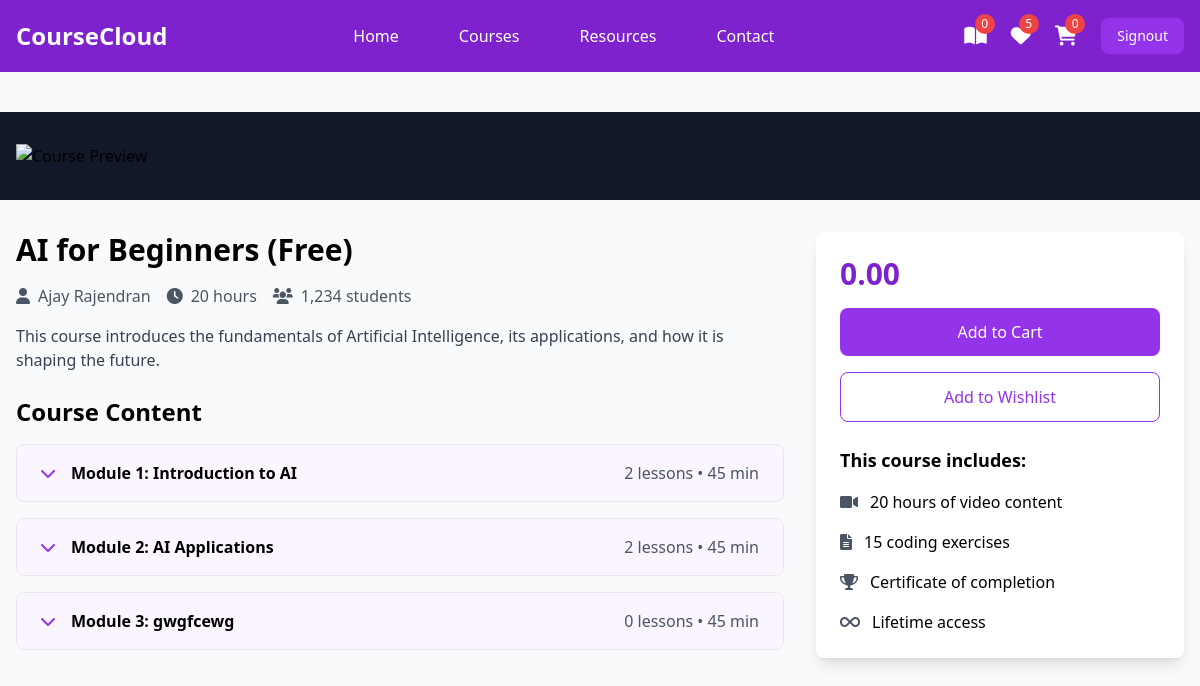
The page /student/courses/detail/5/ (signed in) on the database its author committed.
### instructor/models.py (models this page shows, shortened)
class User(AbstractUser):
    ROLE_CHOICES =(
        ("instructor","Instructor"),
        ("student","Student")
    )
    role=models.CharField(max_length=20,choices=ROLE_CHOICES,default="student")

class Course(models.Model):
    title=models.CharField(max_length=200)
    description=models.TextField()
    price=models.DecimalField(decimal_places=2,max_digits=7)
    owner=models.ForeignKey(User,on_delete=models.SET_NULL,related_name="courses",null=True)
    is_free=models.BooleanField(default=False)
    picture=models.ImageField(upload_to="courseimages",null=True,blank=True,default="courseimages/default.png")
    thumbnail=EmbedVideoField()
    category_objects=models.ManyToManyField(Category)
    created_at=models.DateTimeField(auto_now_add=True)
    updated_at=models.DateTimeField(auto_now=True)

class Module(models.Model):
    title=models.CharField(max_length=200)
    course_object=models.ForeignKey(Course,on_delete=models.CASCADE,related_name="modules")
    order=models.PositiveIntegerField()

### student/views.py (the view)
# urls.py: path('courses/detail/<int:pk>/',views.CourseDetailView.as_view(),name="course-detail"),
@method_decorator(signin_required,name="dispatch")
class CourseDetailView(View):
    def get(self,request,*args,**kwargs):
        id=kwargs.get("pk")
        course_instance=Course.objects.get(id=id)
        return render(request,"course_detail.html",{"course":course_instance})

### student/context_processors.py (called while the page is built)
def course_context(request):
    count=0
    if request.user.is_authenticated:
        orders=request.user.purchase.filter(is_paid=True)
        count = len([c for o in orders for c in o.course_objects.all()])
    return {"count":count}

### student/templates/course_detail.html (shortened to what this page needs)
{%extends 'base.html'%}
{%load embed_video_tags%}
{%block main_block%}
<div class="pt-10">
    <div class="bg-gray-900 w-full">
        <div class="max-w-screen-xl mx-auto px-4 py-8">
            <div class="aspect-w-16 aspect-h-9">
                <img src="" alt="Course Preview" class="w-full max-h-[600px] object-cover object-center">
            </div>
        </div>
    </div>
    <div class="max-w-screen-xl mx-auto px-4 py-8 grid grid-cols-1 lg:grid-cols-3 gap-8">
        <div class="lg:col-span-2">
            <h1 class="text-3xl font-bold mb-4">{{course.title}}</h1>
            <div class="flex items-center mb-4 text-gray-600">
                <span class="mr-4"><i class="fas fa-user mr-2"></i>{{course.owner.first_name}} {{course.owner.last_name}}</span>
                <span class="mr-4"><i class="fas fa-clock mr-2"></i>20 hours</span>
                <span><i class="fas fa-users mr-2"></i>1,234 students</span>
            </div>
            <p class="text-gray-700 mb-6">{{course.description}}</p>
            <div class="space-y-4">
                <h2 class="text-2xl font-bold mb-4">Course Content</h2>
                {%for module in course.modules.all%}
                <div class="border rounded-lg overflow-hidden">
                    <button class="w-full px-6 py-4 bg-purple-50 hover:bg-purple-100 flex items-center justify-between" onclick="toggleModule('module{{forloop.counter}}')">
                        <div class="flex items-center">
                            <i class="fas fa-chevron-down mr-4 text-purple-600"></i>
                            <span class="font-semibold">Module {{forloop.counter}}: {{module.title}}</span>
                        </div>
                        <span class="text-gray-600">{{module.lessons.all.count}} lessons • 45 min</span>
                    </button>
                </div>
                {%endfor%}
            </div>
        </div>
        <div class="lg:col-span-1">
            <div class="bg-white p-6 rounded-lg shadow-lg sticky top-24">
                <div class="text-3xl font-bold mb-4 text-purple-700">{{course.price}}</div>
                <a href="{%url 'add-to-cart' course.id%}">
                    <button class="w-full bg-purple-600 text-white py-3 rounded-lg mb-4 hover:bg-purple-700 transition duration-300">
                        Add to Cart
                    </button>
                </a>
                <button class="w-full border border-purple-600 text-purple-600 py-3 rounded-lg mb-6 hover:bg-purple-50 transition duration-300">
                    Add to Wishlist
                </button>
                <div class="space-y-4">
                    <h3 class="font-bold text-lg">This course includes:</h3>
                    <div class="flex items-center">
                        <i class="fas fa-video mr-3 text-gray-600"></i>
                        <span>20 hours of video content</span>
                    </div>
                    <div class="flex items-center">
                        <i class="fas fa-file-alt mr-3 text-gray-600"></i>
                        <span>15 coding exercises</span>
                    </div>
                    <div class="flex items-center">
                        <i class="fas fa-trophy mr-3 text-gray-600"></i>
                        <span>Certificate of completion</span>
                    </div>
                    <div class="flex items-center">
                        <i class="fas fa-infinity mr-3 text-gray-600"></i>
                        <span>Lifetime access</span>
                    </div>
                </div>
            </div>
        </div>
    </div>
</div>
{%endblock%}

### student/templates/base.html (shortened to what this page needs)
<!DOCTYPE html>
<html lang="en">
<head>
    <script src="https://cdn.tailwindcss.com"></script>
    <link href="https://cdnjs.cloudflare.com/ajax/libs/font-awesome/6.0.0/css/all.min.css" rel="stylesheet">
</head>
<body class="bg-gray-50">
    <nav class="bg-purple-700 fixed w-full z-20 top-0 left-0 sticky">
        <div class="max-w-screen-xl flex flex-wrap items-center justify-between mx-auto p-4">
            <a href="#" class="flex items-center">
                <span class="self-center text-2xl font-semibold text-white">CourseCloud</span>
            </a>
            <div class="items-center justify-between hidden w-full md:flex md:w-auto md:order-1">
                <ul class="flex flex-col p-4 md:p-0 mt-4 font-medium md:flex-row md:space-x-8 md:mt-0">
                    <li><a href="#" class="block py-2 pl-3 pr-4 text-white hover:text-purple-200">Home</a></li>
                    <li><a href="#" class="block py-2 pl-3 pr-4 text-white hover:text-purple-200">Courses</a></li>
                    <li><a href="#" class="block py-2 pl-3 pr-4 text-white hover:text-purple-200">Resources</a></li>
                    <li><a href="#" class="block py-2 pl-3 pr-4 text-white hover:text-purple-200">Contact</a></li>
                </ul>
            </div>
            <div class="flex items-center space-x-6 md:order-2">
                <div class="relative group">
                    <a href="{%url 'mycourses'%}" class="text-white hover:text-purple-200">
                        <i class="fas fa-book-open text-xl"></i>
                        <span class="absolute -top-2 -right-2 bg-red-500 text-white text-xs rounded-full h-5 w-5 flex items-center justify-center">{{count}}</span>
                    </a>
                </div>
                <div class="relative group">
                    <a href="#" class="text-white hover:text-purple-200">
                        <i class="fas fa-heart text-xl"></i>
                        <span class="absolute -top-2 -right-2 bg-red-500 text-white text-xs rounded-full h-5 w-5 flex items-center justify-center">5</span>
                    </a>
                </div>
                <div class="relative group">
                    <a href="{%url 'cart-summary'%}" class="text-white hover:text-purple-200">
                        <i class="fas fa-shopping-cart text-xl"></i>
                        <span class="absolute -top-2 -right-2 bg-red-500 text-white text-xs rounded-full h-5 w-5 flex items-center justify-center">{{request.user.basket.all.count}}</span>
                    </a>
                </div>
                <a href="{% url 'signout' %}"><button class="text-white bg-purple-600 hover:bg-purple-800 focus:ring-4 focus:outline-none focus:ring-purple-300 font-medium rounded-lg text-sm px-4 py-2 text-center">Signout</button></a>
            </div>
        </div>
    </nav>
        {%block main_block%}
        {%endblock%}
</body>
</html>

### rows shown on the page
User: user.basket.all.count "0"
Course: title "AI for Beginners (Free)", owner.first_name "Ajay", owner.last_name "Rajendran", description "This course introduces the fundamentals of Artificial Intelligence, its applications, and how it is shaping the future.", price "0.00"
Module: title "Introduction to AI", lessons.all.count "2"
Module: title "AI Applications", lessons.all.count "2"
Module: title "gwgfcewg", lessons.all.count "0"

### other values the page prints
{{ count }} "0"
